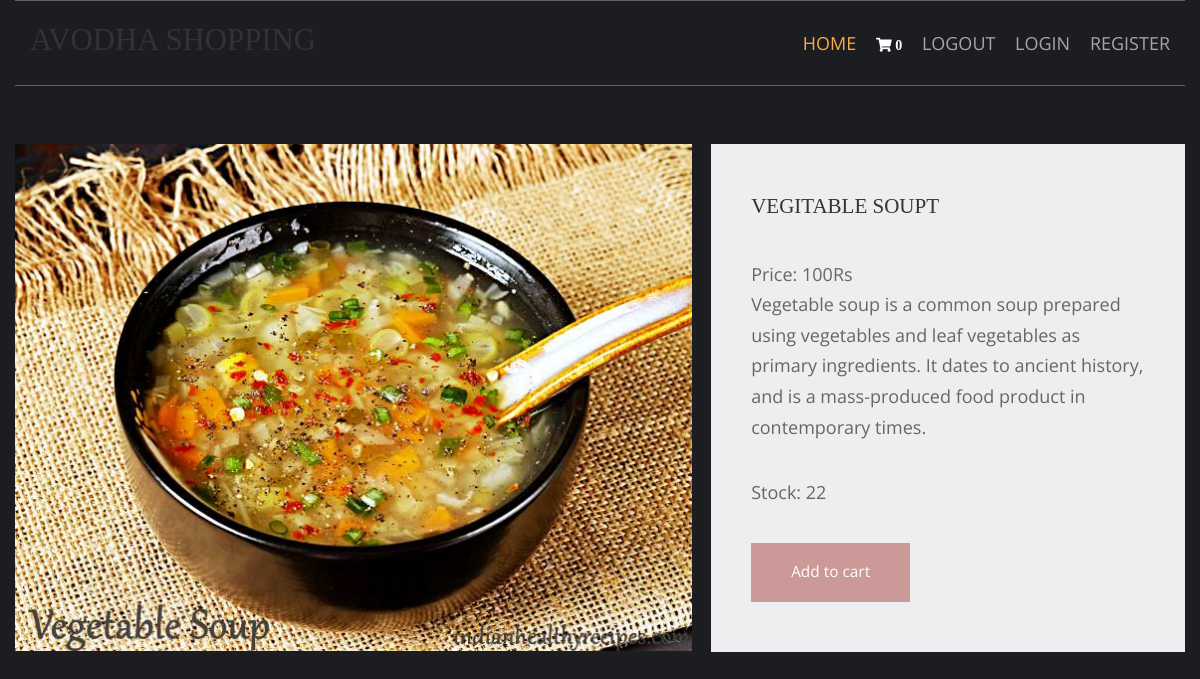
The page /vegitables/vegitable-soup on the database its author committed.
### shop/models.py (models this page shows, shortened)
class products(models.Model):
    name=models.CharField(max_length=150,unique=True)
    slug=models.SlugField(max_length=250,unique=True)
    img=models.ImageField(upload_to='product')
    desc=models.TextField()
    stock=models.IntegerField()
    available=models.BooleanField()
    price=models.IntegerField()
    category=models.ForeignKey(categ,on_delete=models.CASCADE)

### shop/views.py (the view)
# urls.py: path('<slug:c_slug>/<slug:product_slug>',views.prodDetails,name='details'),
def prodDetails(request,c_slug,product_slug):
    try:
        prod=products.objects.get(category__slug=c_slug,slug=product_slug)
    except Exception as e:
        raise e
    return render(request,'item.html',{'pr':prod})

### cart/context_processor.py (called while the page is built)
def count(request):
    item_count=0
    if 'admin' in request.path:
        return{}
    else:
        try:
            ct=cartlist.objects.filter(cart_id=c_id(request))
            cti=items.objects.all().filter(cart=ct[:1])
            for c in cti:
                item_count+=c.quan
        except cartlist.DoesNotExist:
            item_count=0
    return dict(itc=item_count)

### cart/views.py (called while the page is built)
def c_id(request):
    ct_id=request.session.session_key
    if not ct_id:
        ct_id=request.session.create()
    return ct_id

### templates/item.html (shortened to what this page needs)
{% extends 'base.html' %}
{% load static %}
{% block content %}
<html lang="en">
<head>
    <link href="{% static 'pr/fontawesome/pr/css/all.min.css' %}" rel="stylesheet" />
    <link href="{% static 'pr/css/templatemo-comparto.css' %}" rel="stylesheet" />
</head>
<body>
<br><br>
        <section class="tm-mb-1" id="about">
            <div class="tm-row tm-about-row">
                <div class="tm-section-1-l">
                    <img src="{{pr.img.url}}" alt="About image" class="tm-img-responsive">
                </div>
                <article class="tm-section-1-r tm-bg-color-8">
                    <h2 class="tm-mb-2 tm-title-color">{{pr.name}}t</h2>
                    <p>Price: {{pr.price}}Rs<br>{{pr.desc}}</p>
                    <p>Stock: {{pr.stock}}</p>
{% if pr.stock <= 0 %}
 <h1 style= "color:red">Sorry No Stock Left<h1>
                        {% else %}
                        <a href="{% url 'addcart' pr.id %}" class="tm-btn tm-btn-1 tm-link-to-services">Add to cart</a>
{% endif %}
                </article>
            </div>
        </section>
</body>
</html>
{% endblock %}

### static/hm/layout/styles/layout.css (style rules this page uses)
*, *::before, *::after { transition:all .3s ease-in-out; }
body { color:#A5A6AA; background-color:#1C1D21; }
a { color:#FBAB45; }

### static/pr/css/templatemo-comparto.css (style rules this page uses)
*, *::before, *::after { box-sizing: border-box; outline: none; }
ul, h1, h2, h3, h4, p, figure { padding: 0; margin: 0; }
body { font-family: 'Open Sans', Arial, sans-serif; font-size: 18px; overflow-x: hidden; padding-left: 15px; padding-right: 15px; margin: 0; }
h2 { font-size: 1.5rem; }
a { transition: all 0.3s ease; text-decoration: none; }
p { color: #666; line-height: 1.7; margin-bottom: 35px; }
h1, h2, h3, h4, h5, h6 { color: #333; }
.tm-mb-1 { margin-bottom: 20px; }
.tm-mb-2 { margin-bottom: 40px; }
.tm-bg-color-8 { background-color: #EDEEEF; }
.tm-img-responsive { max-width: 100%; height: auto; }
.tm-section-1-l { width: 57.85%; margin-right: 1.65%; }
.tm-section-1-r { padding: 50px 40px; width: 40.5%; }
.tm-row { display: flex; }
.tm-btn { display: inline-block; padding: 15px 40px; font-size: 1.1rem; border: none; background-color: #CC9999; color: white; }
a { color: #666; }

### static/hm/layout/styles/framework.css (style rules this page uses)
html { overflow-y:scroll; overflow-x:hidden; }
html, body { margin:0; padding:0; font-size:14px; line-height:1.6em; }
*, *::before, *::after { box-sizing:border-box; }
a { outline:none; text-decoration:none; }
img { width:auto; max-width:100%; height:auto; margin:0; padding:0; border:none; line-height:normal; vertical-align:middle; }
body, input, textarea, select { font-family:Verdana, Geneva, sans-serif; }
h1, h2, h3, h4, h5, h6, .heading { font-family:Georgia, "Times New Roman", Times, serif; }
::placeholder { opacity:1; }
h1, h2, h3, h4, h5, h6, .heading { margin:0 0 20px 0; font-size:1.4rem; line-height:normal; font-weight:normal; text-transform:uppercase; }
address, article, aside, figcaption, figure, footer, header, main, nav, section { display:block; margin:0; padding:0; }

### rows shown on the page
products: img (picture), name "VEGITABLE SOUP", price "100", desc "Vegetable soup is a common soup prepared using vegetables and leaf vegetables as primary ingredients. It dates to ancient history, and is a mass-produced food product in contemporary times.", stock "22"

### other values the page prints
{{ itc }} "0"
